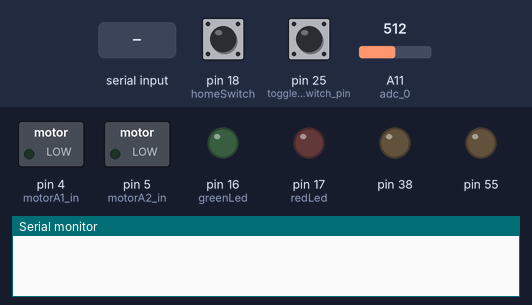
Simulated run of this sketch. Board: Arduino Mega 2560, built with avr-gcc and run on an emulated ATmega2560. Parts: switched loads named in the sketch (green lamp = pin HIGH), output pins drawn as LEDs (lit = HIGH), the last lines printed to the serial monitor. Inputs (shaded band) come from the test bench; at power-on: pin 18 (homeSwitch) HIGH, pin 25 (toggle_switch_pin) HIGH, A11 (adc_0) = 512. Pins used as bus, display or sensor lines are not drawn.

Above: at 1.2 s.
1.3 s: pin 18 (homeSwitch) pulled LOW for 0.15 s
At 2.4 s:
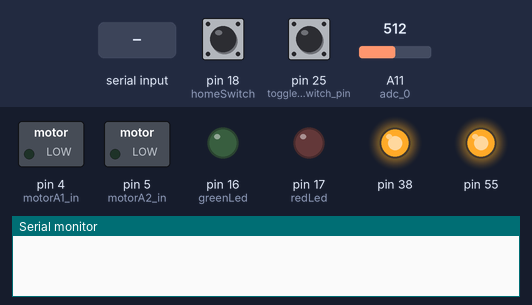
4.4 s: pin 25 (toggle_switch_pin) pulled LOW for 1 s
At 5.9 s:
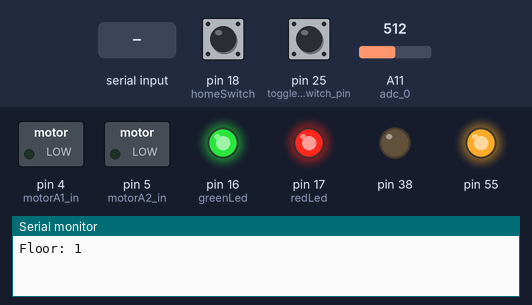
6.9 s: "Sending 1\n" received over the second serial link
At 16.9 s:
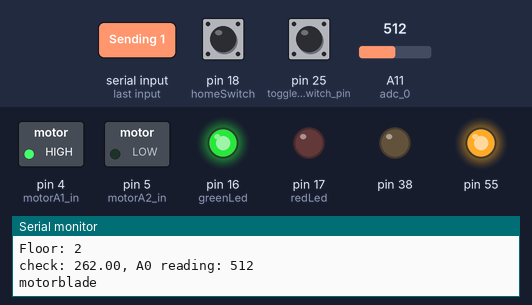
Timing chart, 0 to 17.5 s (numbered marks = the images above; inputs shaded):
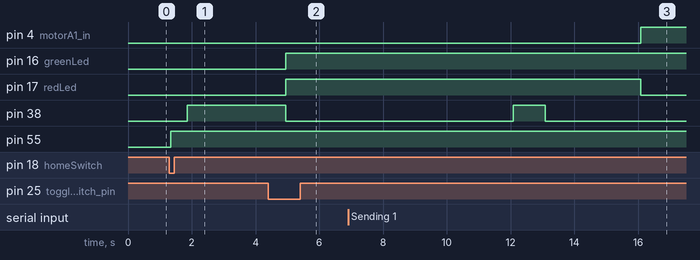

The sketch:

Lv2.ino
```cpp
#include <Arduino.h>
#include<ADS1115_WE.h>
#include<Wire.h>
#define I2C_ADDRESS 0x48

ADS1115_WE adc = ADS1115_WE(I2C_ADDRESS);

#include "BasicStepperDriver.h"
#include <Servo.h>
#include <SoftwareSerial.h>
#define RxD A14
#define TxD A13
SoftwareSerial slave(RxD, TxD);


// Motor steps per revolution. Most steppers are 200 steps or 1.8 degrees/step
#define MOTOR_STEPS 200
#define RPM 60

// Since microstepping is set externally, make sure this matches the selected mode
// If it doesn't, the motor will move at a different RPM than chosen
// 1=full step, 2=half step etc.
#define MICROSTEPS 16

// All the wires needed for full functionality
#define DIR 55
#define STEP 54
//Uncomment line to use enable/disable functionality
#define SLEEP 38
#define onemm 80

int floor_number = 1; // where the elevator
int homeSwitch = 18;
int flag = 0;
// 2-wire basic config, microstepping is hardwired on the driver
//Uncomment line to use enable/disable functionality
BasicStepperDriver stepper(MOTOR_STEPS, DIR, STEP, SLEEP);

//Uncomment line to use enable/disable functionality
//BasicStepperDriver stepper(MOTOR_STEPS, DIR, STEP, SLEEP);

#define greenLed 16
#define redLed 17

#define toggle_switch_pin 25

#define motorA1_in 4   // motor pin1
#define motorA2_in 5  // motor pin2
#define encoderPinA 2
#define encoderPinB 3
volatile long int encoder_pos = 0;
int motor_speed;
int error = 10; // permissible error
int setPos = 0;   // Max value is 65535
char incomingByte;

// Variable resistor, password checking
#define adc_0 A11
#define adc_ref A12

int password = 330; // Var Res to check against
float R1 = 330.0;
float adc_0_correct = password/(password + R1);
int adc_error = 30;
float error_voltage_16bit = 0.07;
float check;
float voltage;

bool elevator_up = false;

void setup() {
  Serial.begin(9600);
  pinMode(RxD, INPUT);                               //set mode of receive pin (from bluetooth)
  pinMode(TxD, OUTPUT);                              //set mode of transmit pin (to bluetooth)
  slave.begin(9600);
  stepper.begin(RPM, MICROSTEPS);
  // if using enable/disable on ENABLE pin (active LOW) instead of SLEEP uncomment next line
  // stepper.setEnableActiveState(LOW);

  // LED Pins
  pinMode(greenLed, OUTPUT); // Green LED, Low = Turn on
  pinMode(redLed, OUTPUT); // Red LED, Low = Turn on

  // Toggle switch
  pinMode(toggle_switch_pin, INPUT_PULLUP);

  //DC Encoder
  pinMode(encoderPinA, INPUT);
  pinMode(encoderPinB, INPUT);
  pinMode(motorA1_in, OUTPUT);
  pinMode(motorA2_in, OUTPUT);

  //Arduino adc
  pinMode(adc_0, INPUT);


  stepper.begin(RPM, MICROSTEPS);
    // if using enable/disable on ENABLE pin (active LOW) instead of SLEEP uncomment next line
  stepper.setEnableActiveState(LOW);
  //homeing();
  //Wire.begin();
  //if(!adc.init())
    //{
      //Serial.println("ADS1115 not connected!");
    //}
  //adc.setVoltageRange_mV(ADS1115_RANGE_6144); //comment line/change parameter to change range
  //adc.setCompareChannels(ADS1115_COMP_0_GND); //comment line/change parameter to change channel
  //adc.setMeasureMode(ADS1115_CONTINUOUS); //comment line/change parameter to change mode
}

bool check_password(){
  check = adc_0_correct * analogRead(adc_ref) + 6;
  Serial.print("check: ");
  Serial.print(check);
  Serial.print(", A0 reading: ");
  Serial.println(analogRead(adc_0));
  if (analogRead(adc_0) < check + adc_error && analogRead(adc_0) > check - adc_error)
  {
    return true;
  }
  return false;
}

// To be modified for exact length and speed after assembly is almost done
void elevator(int move_cm) {
    stepper.enable();
    stepper.move(onemm * move_cm);
    stepper.disable();
    delay(1000);
}

void homeing(){
  stepper.enable();
  while(flag == 0){
    int sw = digitalRead(homeSwitch);
    stepper.move(-onemm * 1);
    if (sw == LOW){
      stepper.move(onemm * 20);
      stepper.disable();
      flag = 1;
      digitalWrite(LED_BUILTIN, HIGH);
      delay(100);
      break;
      }
  }
  delay(3000);
}

bool check_password_16bit(){
  delay(1000);
  check = adc_0_correct * readChannel(ADS1115_COMP_0_GND);
  voltage = readChannel(ADS1115_COMP_3_GND);
  Serial.print("check: ");
  Serial.print(check);
  Serial.print(", voltage: ");
  Serial.println(voltage);

  if (voltage > check - error_voltage_16bit && voltage < check + error_voltage_16bit)
  {
    Serial.println("Correct!");
    return true;
  }
  Serial.println("Wrong!!");
  return false;
}

void motorBlade(){
  analogWrite(motorA1_in, 1023); // Spin CW 90% duty cycle
  digitalWrite(motorA2_in, LOW);
}

float readChannel(ADS1115_MUX channel) {
  float voltage = 0.0;
  adc.setCompareChannels(channel);
  voltage = adc.getResult_V(); // alternative: getResult_mV for Millivolt
  return voltage;
}


void loop() {
  homeing();
  Serial.print("Floor: ");
  Serial.println(floor_number);
  if (digitalRead(toggle_switch_pin) == LOW){
    // reset LEDs and motorBlade
    digitalWrite(redLed, HIGH);
    digitalWrite(greenLed, HIGH);
    analogWrite(motorA1_in, 0);
    digitalWrite(motorA2_in, LOW);
  }

  if (floor_number == 1 && slave.read() != -1)
  { //if data is available and at first floor
    Serial.println(slave.read());
    Serial.println("elevator up");
    elevator(160);
    floor_number ++;
    //delay(3000);
  }
  else
  { // elevator is not going up
    //delay(3000);
    if (digitalRead(toggle_switch_pin) == HIGH && floor_number == 2)
    {
      bool check_pass = false;
      check_pass = check_password();
      //check_pass = check_password_16bit();
      if (check_pass == true) // password correct motorblade not started
      {
        analogWrite(motorA1_in, 0); // Stops
        digitalWrite(motorA2_in, LOW);
        digitalWrite(greenLed, LOW); // active low
        digitalWrite(redLed, HIGH);
        delay(1000);
        elevator(150);
        Serial.println("elevator up");
        floor_number ++;
        //delay(3000);
        //slave.write("1");
        //Serial.println("Sending 1");
      }
      else // password wrong
      {
        digitalWrite(redLed, LOW); // active low
        digitalWrite(greenLed, HIGH);
        motorBlade();
        Serial.println("motorblade");
        delay(1000);
      }
    }
  }
}
```

BasicStepperDriver.cpp
```cpp
// (licence header left out)
#include "BasicStepperDriver.h"


/*
 * Min/Max functions which avoid evaluating the arguments multiple times.
 * See also https://github.com/arduino/Arduino/issues/2069
 */
template<typename T>
constexpr const T& stepperMin(const T& a, const T& b)
{
    return b < a ? b : a;
}

template<typename T>
constexpr const T& stepperMax(const T& a, const T& b)
{
    return a < b ? b : a;
}

/*
 * Basic connection: only DIR, STEP are connected.
 * Microstepping controls should be hardwired.
 */
BasicStepperDriver::BasicStepperDriver(short steps, short dir_pin, short step_pin)
:BasicStepperDriver(steps, dir_pin, step_pin, PIN_UNCONNECTED)
{
}

BasicStepperDriver::BasicStepperDriver(short steps, short dir_pin, short step_pin, short enable_pin)
:motor_steps(steps), dir_pin(dir_pin), step_pin(step_pin), enable_pin(enable_pin)
{
	steps_to_cruise = 0;
	steps_remaining = 0;
	dir_state = 0;
	steps_to_brake = 0;
	step_pulse = 0;
    cruise_step_pulse = 0;
	rest = 0;
	step_count = 0;
}

/*
 * Initialize pins, calculate timings etc
 */
void BasicStepperDriver::begin(float rpm, short microsteps){
    pinMode(dir_pin, OUTPUT);
    digitalWrite(dir_pin, HIGH);

    pinMode(step_pin, OUTPUT);
    digitalWrite(step_pin, LOW);

    if IS_CONNECTED(enable_pin){
        pinMode(enable_pin, OUTPUT);
        disable();
    }

    this->rpm = rpm;
    setMicrostep(microsteps);

    enable();
}

/*
 * Set target motor RPM (1-200 is a reasonable range)
 */
void BasicStepperDriver::setRPM(float rpm){
    if (this->rpm == 0){        // begin() has not been called (old 1.0 code)
        begin(rpm, microsteps);
    }
    this->rpm = rpm;
}

/*
 * Set stepping mode (1:microsteps)
 * Allowed ranges for BasicStepperDriver are 1:1 to 1:128
 */
short BasicStepperDriver::setMicrostep(short microsteps){
    for (short ms=1; ms <= getMaxMicrostep(); ms<<=1){
        if (microsteps == ms){
            this->microsteps = microsteps;
            break;
        }
    }
    return this->microsteps;
}

/*
 * Set speed profile - CONSTANT_SPEED, LINEAR_SPEED (accelerated)
 * accel and decel are given in [full steps/s^2]
 */
void BasicStepperDriver::setSpeedProfile(Mode mode, short accel, short decel){
    profile.mode = mode;
    profile.accel = accel;
    profile.decel = decel;
}
void BasicStepperDriver::setSpeedProfile(struct Profile profile){
    this->profile = profile;
}

/*
 * Move the motor a given number of steps.
 * positive to move forward, negative to reverse
 */
void BasicStepperDriver::move(long steps){
    startMove(steps);
    while (nextAction());
}
/*
 * Move the motor a given number of degrees (1-360)
 */
void BasicStepperDriver::rotate(long deg){
    move(calcStepsForRotation(deg));
}
/*
 * Move the motor with sub-degree precision.
 * Note that using this function even once will add 1K to your program size
 * due to inclusion of float support.
 */
void BasicStepperDriver::rotate(double deg){
    move(calcStepsForRotation(deg));
}

/*
 * Set up a new move (calculate and save the parameters)
 */
void BasicStepperDriver::startMove(long steps, long time){
    float speed;
    // set up new move
    dir_state = (steps >= 0) ? HIGH : LOW;
    last_action_end = 0;
    steps_remaining = labs(steps);
    step_count = 0;
    rest = 0;
    switch (profile.mode){
    case LINEAR_SPEED:
        // speed is in [steps/s]
        speed = rpm * motor_steps / 60;
        if (time > 0){
            // Calculate a new speed to finish in the time requested
            float t = time / (1e+6);                  // convert to seconds
            float d = steps_remaining / microsteps;   // convert to full steps
            float a2 = 1.0 / profile.accel + 1.0 / profile.decel;
            float sqrt_candidate = t*t - 2 * a2 * d;  // in √b^2-4ac
            if (sqrt_candidate >= 0){
                speed = stepperMin(speed, (t - (float)sqrt(sqrt_candidate)) / a2);
            };
        }
        // how many microsteps from 0 to target speed
        steps_to_cruise = microsteps * (speed * speed / (2 * profile.accel));
        // how many microsteps are needed from cruise speed to a full stop
        steps_to_brake = steps_to_cruise * profile.accel / profile.decel;
        if (steps_remaining < steps_to_cruise + steps_to_brake){
            // cannot reach max speed, will need to brake early
            steps_to_cruise = steps_remaining * profile.decel / (profile.accel + profile.decel);
            steps_to_brake = steps_remaining - steps_to_cruise;
        }
        // Initial pulse (c0) including error correction factor 0.676 [us]
        step_pulse = (1e+6)*0.676*sqrt(2.0f/profile.accel/microsteps);
        // Save cruise timing since we will no longer have the calculated target speed later
        cruise_step_pulse = 1e+6 / speed / microsteps;
        break;

    case CONSTANT_SPEED:
    default:
        steps_to_cruise = 0;
        steps_to_brake = 0;
        step_pulse = cruise_step_pulse = STEP_PULSE(motor_steps, microsteps, rpm);
        if (time > steps_remaining * step_pulse){
            step_pulse = (float)time / steps_remaining;
        }
    }
}
/*
 * Alter a running move by adding/removing steps
 * FIXME: This is a naive implementation and it only works well in CRUISING state
 */
void BasicStepperDriver::alterMove(long steps){
    switch (getCurrentState()){
    case ACCELERATING: // this also works but will keep the original speed target
    case CRUISING:
        if (steps >= 0){
            steps_remaining += steps;
        } else {
            steps_remaining = stepperMax(steps_to_brake, steps_remaining+steps);
        };
        break;
    case DECELERATING:
        // would need to start accelerating again -- NOT IMPLEMENTED
        break;
    case STOPPED:
        startMove(steps);
        break;
    }
}
/*
 * Brake early.
 */
void BasicStepperDriver::startBrake(void){
    switch (getCurrentState()){
    case CRUISING:  // this applies to both CONSTANT_SPEED and LINEAR_SPEED modes
        steps_remaining = steps_to_brake;
        break;

    case ACCELERATING:
        steps_remaining = step_count * profile.accel / profile.decel;
        break;

    default:
        break; // nothing to do if already stopped or braking
    }
}
/*
 * Stop movement immediately and return remaining steps.
 */
long BasicStepperDriver::stop(void){
    long retval = steps_remaining;
    steps_remaining = 0;
    return retval;
}
/*
 * Return calculated time to complete the given move
 */
long BasicStepperDriver::getTimeForMove(long steps){
    float t;
    long cruise_steps;
    float speed;
    if (steps == 0){
        return 0;
    }
    switch (profile.mode){
        case LINEAR_SPEED:
            startMove(steps);
            cruise_steps = steps_remaining - steps_to_cruise - steps_to_brake;
            speed = rpm * motor_steps / 60;   // full steps/s
            t = (cruise_steps / (microsteps * speed)) +
                sqrt(2.0 * steps_to_cruise / profile.accel / microsteps) +
                sqrt(2.0 * steps_to_brake / profile.decel / microsteps);
            t *= (1e+6); // seconds -> micros
            break;
        case CONSTANT_SPEED:
        default:
            t = steps * STEP_PULSE(motor_steps, microsteps, rpm);
    }
    return round(t);
}
/*
 * Move the motor an integer number of degrees (360 = full rotation)
 * This has poor precision for small amounts, since step is usually 1.8deg
 */
void BasicStepperDriver::startRotate(long deg){
    startMove(calcStepsForRotation(deg));
}
/*
 * Move the motor with sub-degree precision.
 * Note that calling this function will increase program size substantially
 * due to inclusion of float support.
 */
void BasicStepperDriver::startRotate(double deg){
    startMove(calcStepsForRotation(deg));
}

/*
 * calculate the interval til the next pulse
 */
void BasicStepperDriver::calcStepPulse(void){
    if (steps_remaining <= 0){  // this should not happen, but avoids strange calculations
        return;
    }
    steps_remaining--;
    step_count++;

    if (profile.mode == LINEAR_SPEED){
        switch (getCurrentState()){
        case ACCELERATING:
            if (step_count < steps_to_cruise){
                step_pulse = step_pulse - (2*step_pulse+rest)/(4*step_count+1);
                rest = (step_count < steps_to_cruise) ? (2*step_pulse+rest) % (4*step_count+1) : 0;
            } else {
                // The series approximates target, set the final value to what it should be instead
                step_pulse = cruise_step_pulse;
            }
            break;

        case DECELERATING:
            step_pulse = step_pulse - (2*step_pulse+rest)/(-4*steps_remaining+1);
            rest = (2*step_pulse+rest) % (-4*steps_remaining+1);
            break;

        default:
            break; // no speed changes
        }
    }
}
/*
 * Yield to step control
 * Toggle step and return time until next change is needed (micros)
 */
long BasicStepperDriver::nextAction(void){
    if (steps_remaining > 0){
        delayMicros(next_action_interval, last_action_end);
        /*
         * DIR pin is sampled on rising STEP edge, so it is set first
         */
        digitalWrite(dir_pin, dir_state);
        digitalWrite(step_pin, HIGH);
        unsigned m = micros();
        unsigned long pulse = step_pulse; // save value because calcStepPulse() will overwrite it
        calcStepPulse();
        // We should pull HIGH for at least 1-2us (step_high_min)
        delayMicros(step_high_min);
        digitalWrite(step_pin, LOW);
        // account for calcStepPulse() execution time; sets ceiling for max rpm on slower MCUs
        last_action_end = micros();
        m = last_action_end - m;
        next_action_interval = (pulse > m) ? pulse - m : 1;
    } else {
        // end of move
        last_action_end = 0;
        next_action_interval = 0;
    }
    return next_action_interval;
}

enum BasicStepperDriver::State BasicStepperDriver::getCurrentState(void){
    enum State state;
    if (steps_remaining <= 0){
        state = STOPPED;
    } else {
        if (steps_remaining <= steps_to_brake){
            state = DECELERATING;
        } else if (step_count <= steps_to_cruise){
            state = ACCELERATING;
        } else {
            state = CRUISING;
        }
    }
    return state;
}
/*
 * Configure which logic state on ENABLE pin means active
 * when using SLEEP (default) this is active HIGH
 */
void BasicStepperDriver::setEnableActiveState(short state){
    enable_active_state = state;
}
/*
 * Enable/Disable the motor by setting a digital flag
 */
void BasicStepperDriver::enable(void){
    if IS_CONNECTED(enable_pin){
        digitalWrite(enable_pin, enable_active_state);
    };
    delayMicros(2);
}

void BasicStepperDriver::disable(void){
    if IS_CONNECTED(enable_pin){
        digitalWrite(enable_pin, (enable_active_state == HIGH) ? LOW : HIGH);
    }
}

short BasicStepperDriver::getMaxMicrostep(){
    return BasicStepperDriver::MAX_MICROSTEP;
}
```

Source omitted: BasicStepperDriver.h (7727 bytes)

Measured:
- after the input at 1.3 s, pin 38: LOW → HIGH after 0.55 s; pin 55: LOW → HIGH at once
- after the input at 4.4 s, pin 16 (greenLed), pin 17 (redLed): LOW → HIGH after 0.55 s
- after the input at 6.9 s, pin 4 (motorA1_in): LOW → HIGH after 9.2 s; pin 17 (redLed): HIGH → LOW after 9.2 s; pin 38: LOW → HIGH after 5.2 s, → LOW 1.0 s later
